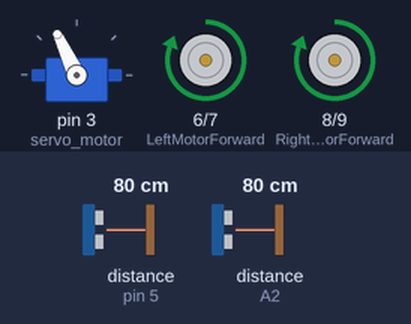
Recording of a sketch running on a simulated Arduino Uno, built with avr-gcc and run on an emulated ATmega328P. Parts: servo, motor-driver pin pairs drawn as motors (green arrow = first pin HIGH = forward, orange = second pin HIGH = backward, longer = more drive). Wiring (inferred from the names in the program): ultrasonic range finder: trigger pin 4; echo pin 5. The test bench sets the inputs (shaded band); at power-on: distance to the obstacle (sensors on A2, pin 5) 80 cm. The echo pulse lasts 58.3 µs per cm; what the sketch prints to the serial monitor is not drawn.

Above: at 3.9 s.
4.0 s: distance to the obstacle (sensor on A2) set to 23 cm
5.5 s: distance to the obstacle (sensor on A2) set to 18 cm
At 8.1 s:
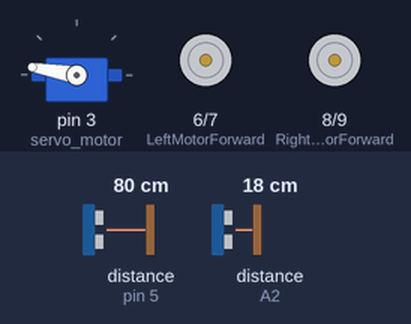
11.5 s: distance to the obstacle (sensor on A2) set to 35 cm
At 12.5 s:
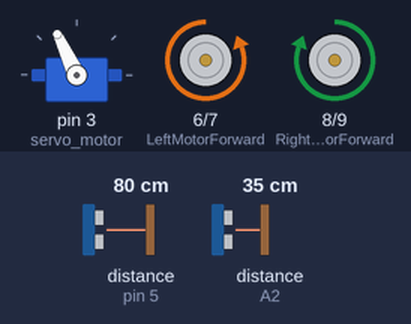
14.1 s: distance to the obstacle (sensor on A2) set to 2 cm
At 15.8 s:
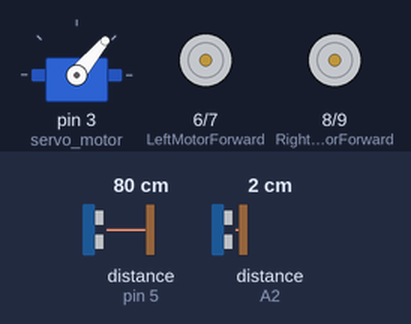
Timing chart, 0 to 18.1 s (numbered marks = the images above; inputs shaded):
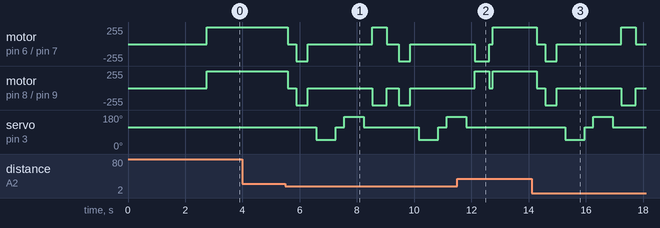

The sketch:

MovingBotWithRadar.ino
```cpp
#include <NewPing.h>        //Ultrasonic sensor function library. You must install this library

#include <Servo.h>          //Servo motor library. This is standard library
#include <NewPing.h>

//our L298N control pins

const int LeftMotorForward = 6;
const int LeftMotorBackward = 7;
const int RightMotorForward = 8;
const int RightMotorBackward = 9;

//sensor pins
#define trig_pin A1 //analog input 1
#define echo_pin A2 //analog input 2
const int trigPin = 4; //digital input 1
const int echoPin = 5; //digital input 2

#define maximum_distance 200
boolean goesForward = false;
long duration;
int Rdistance; // for radar
int distance =100; // for moving bot

NewPing sonar(trig_pin, echo_pin, maximum_distance); //sensor function
Servo servo_motor; //our servo name

void setup(){
  pinMode(trigPin, OUTPUT); // Sets the trigPin as an Output
  pinMode(echoPin, INPUT); // Sets the echoPin as an Input
  pinMode(RightMotorForward, OUTPUT);
  pinMode(LeftMotorForward, OUTPUT);
  pinMode(LeftMotorBackward, OUTPUT);
  pinMode(RightMotorBackward, OUTPUT);
  Serial.begin(9600);
  servo_motor.attach(3); //our servo pin
  servo_motor.write(115);
  delay(2000);
  distance = readPing();
  delay(100);
  distance = readPing();
  delay(100);
  distance = readPing();
  delay(100);
  distance = readPing();
  delay(100);
}


void loop(){
  Rdistance = calculateDistance();// Calls a function for calculating the distance measured by the Ultrasonic sensor for each
  int distanceRight = 0;
  int distanceLeft = 0;
  delay(50);

  if (distance <= 20){
    moveStop();
    delay(300);
    moveBackward();
    delay(400);
    moveStop();
    delay(300);
    distanceRight = lookRight();
    delay(300);
    distanceLeft = lookLeft();
    delay(300);

    if (distance >= distanceLeft){
      turnRight();
      moveStop();
    }
    else{
      turnLeft();
      moveStop();
    }
  }
  else{
    moveForward();
  }
    distance = readPing();
}

int lookRight(){
  servo_motor.write(50);
  delay(500);
  int distance = readPing();
  Rdistance = calculateDistance();
  int i=180;
  Serial.print(i);
  Serial.print(",");
  Serial.print(Rdistance);
  Serial.print(".");
  delay(100);
  servo_motor.write(115);
  return distance;
}


int lookLeft(){
  servo_motor.write(170);
  delay(500);
  int distance = readPing();
  Rdistance = calculateDistance();
  int i;
  Serial.print(i);
  Serial.print(",");
  Serial.print(Rdistance);
  Serial.print(".");
  delay(100);
  servo_motor.write(115);
  return distance;
  delay(100);
}


int readPing(){
  delay(70);
  int cm = sonar.ping_cm();
  if (cm==0){
    cm=250;
  }
  return cm;
}


void moveStop(){
  digitalWrite(RightMotorForward, LOW);
  digitalWrite(LeftMotorForward, LOW);
  digitalWrite(RightMotorBackward, LOW);
  digitalWrite(LeftMotorBackward, LOW);
}


void moveForward(){
  if(!goesForward){
    goesForward=true;

    digitalWrite(LeftMotorForward, HIGH);
    digitalWrite(RightMotorForward, HIGH);
    digitalWrite(LeftMotorBackward, LOW);
    digitalWrite(RightMotorBackward, LOW);
  }
}


void moveBackward(){
  goesForward=false;

  digitalWrite(LeftMotorBackward, HIGH);
  digitalWrite(RightMotorBackward, HIGH);
  digitalWrite(LeftMotorForward, LOW);
  digitalWrite(RightMotorForward, LOW);
}


void turnRight(){

  digitalWrite(LeftMotorForward, HIGH);
  digitalWrite(RightMotorBackward, HIGH);
  digitalWrite(LeftMotorBackward, LOW);
  digitalWrite(RightMotorForward, LOW);

  delay(500);

  digitalWrite(LeftMotorForward, HIGH);
  digitalWrite(RightMotorForward, HIGH);
  digitalWrite(LeftMotorBackward, LOW);
  digitalWrite(RightMotorBackward, LOW);
}


void turnLeft(){

  digitalWrite(LeftMotorBackward, HIGH);
  digitalWrite(RightMotorForward, HIGH);
  digitalWrite(LeftMotorForward, LOW);
  digitalWrite(RightMotorBackward, LOW);

  delay(500);

  digitalWrite(LeftMotorForward, HIGH);
  digitalWrite(RightMotorForward, HIGH);
  digitalWrite(LeftMotorBackward, LOW);
  digitalWrite(RightMotorBackward, LOW);
}

int calculateDistance(){

  digitalWrite(trigPin, LOW);
  delayMicroseconds(2);
  // Sets the trigPin on HIGH state for 10 micro seconds
  digitalWrite(trigPin, HIGH);
  delayMicroseconds(10);
  digitalWrite(trigPin, LOW);
  duration = pulseIn(echoPin, HIGH); // Reads the echoPin, returns the sound wave travel time in microseconds
  Rdistance= duration*0.034/2;
  return Rdistance;
}
```

Measured:
- the behaviour switches between 21 and 20 cm on distance to the obstacle (sensor on A2) (found by bisection; images 0 and 1)
- after the input at 4.0 s, every drawn part: stays the same
- after the input at 11.5 s, servo on pin 3 (servo_motor): goes on until 11.8 s, then stays 115°
